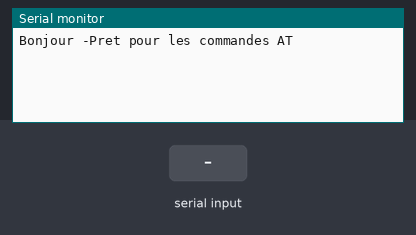
The sketch below on a simulated Arduino Mega 2560, built with avr-gcc and run on an emulated ATmega2560. Shown: the last lines printed to the serial monitor. The inputs (shaded band) are chosen by the test bench.

Above: at 2.2 s.
2.3 s: "1" received over the second serial link
At 3.5 s:
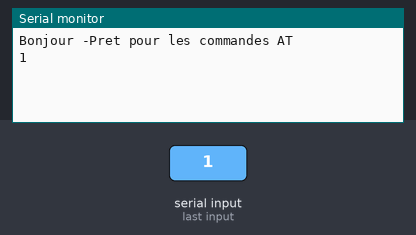
3.8 s: "0" received over the second serial link
At 4.7 s:
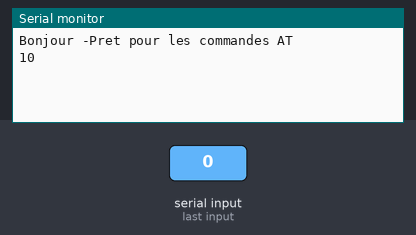

Measured:
- after the input at 2.3 s, the serial monitor: prints a new line at once (image 1)
- after the input at 3.8 s, the serial monitor: prints a new line at once (image 2)

The sketch:

commBT.ino
```cpp
void setup() {
  Serial.begin(9600);
  delay(500);
  Serial.println("Bonjour -Pret pour les commandes AT");
  Serial3.begin(9600);
  delay(500);
  }


void loop() {
  while (Serial3.available()) {
    Serial.print(char(Serial3.read())); }
  while (Serial.available()) {
    Serial3.write(char(Serial.read())); }

}
```
